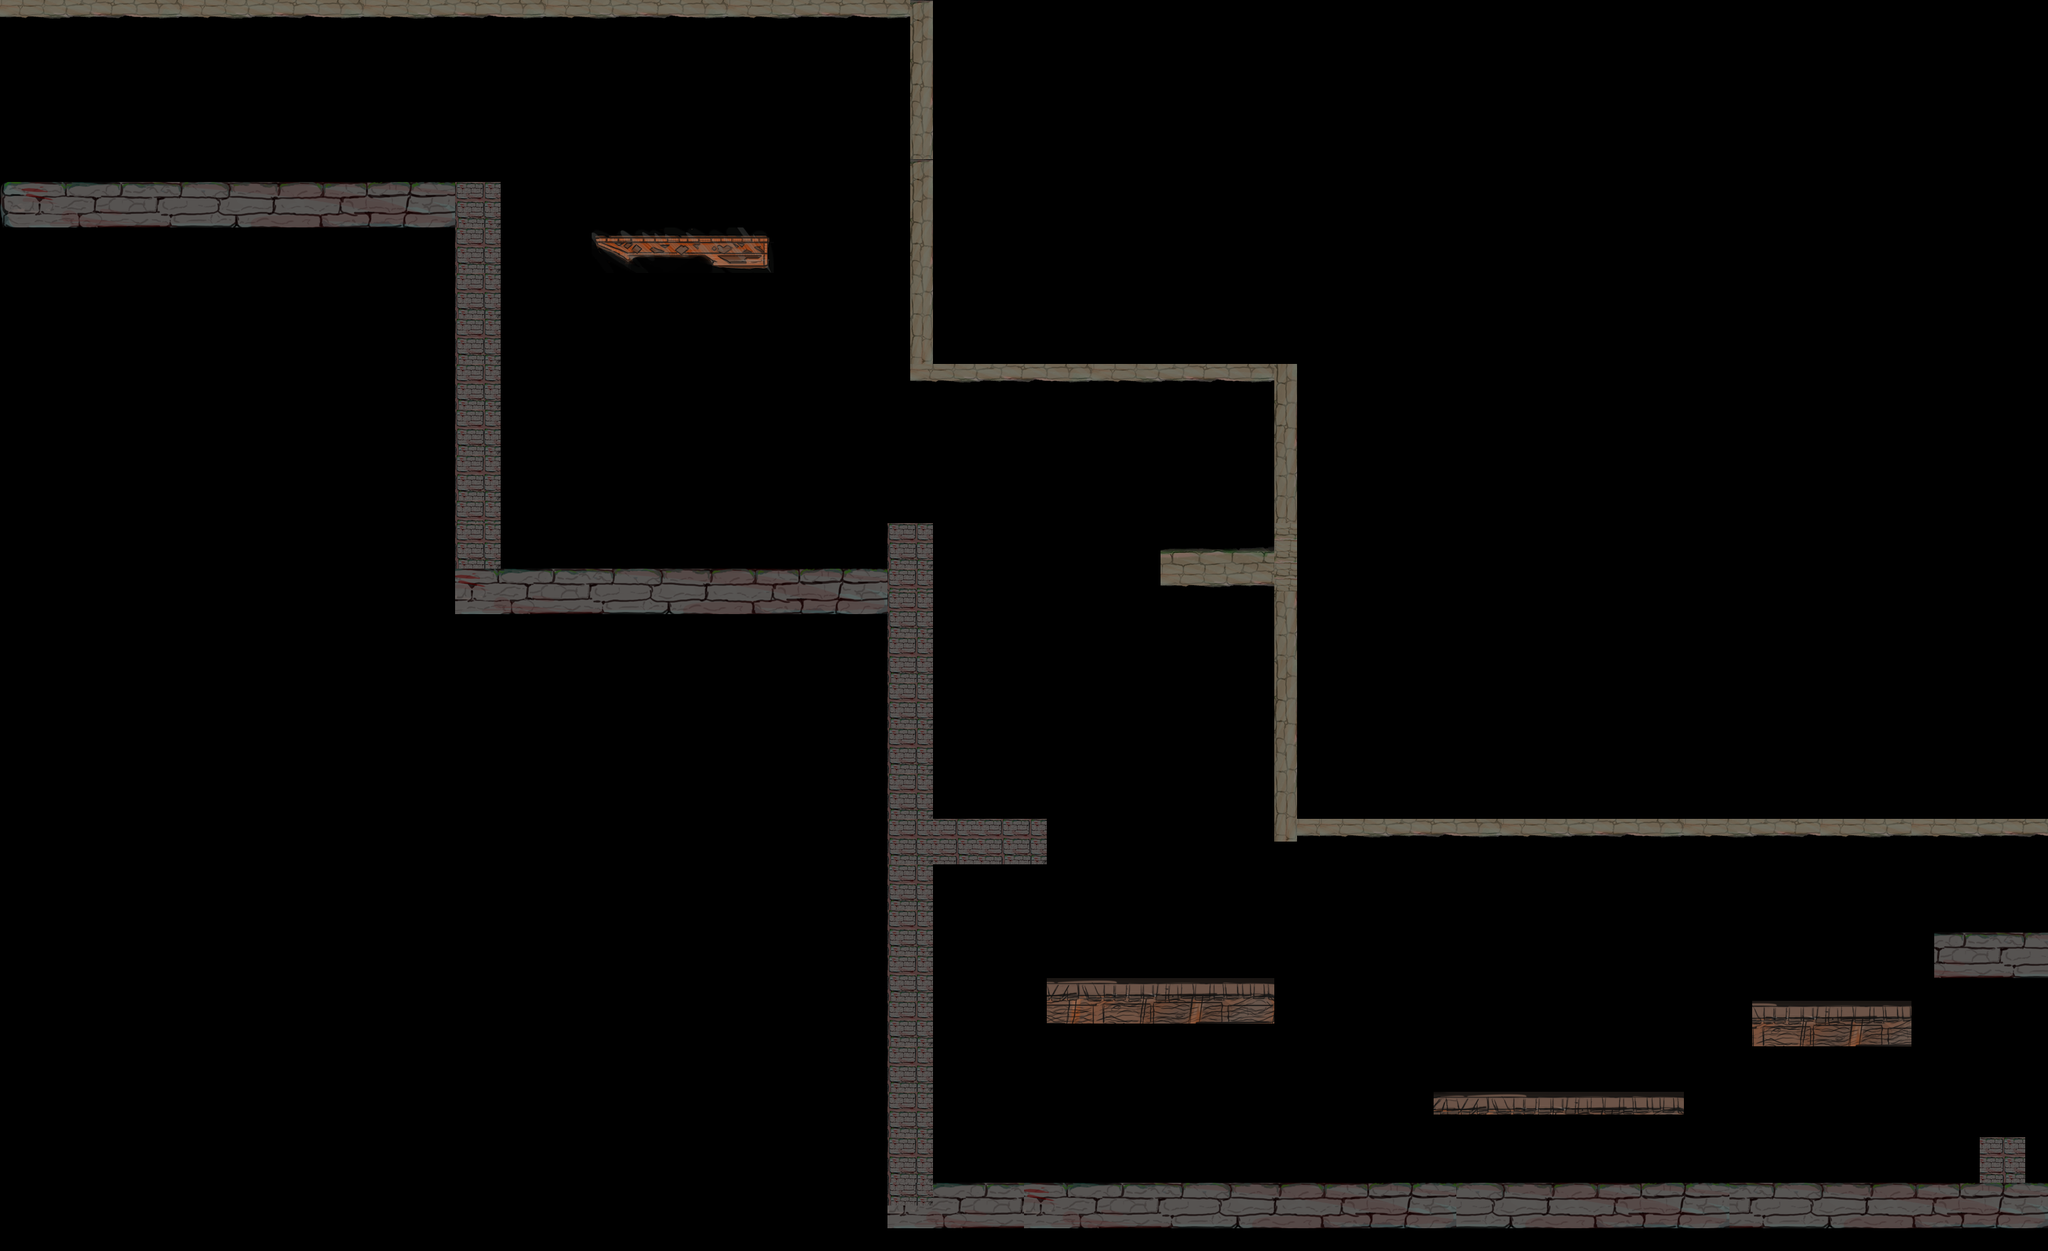

The image is a tile-based game level rendered from a .tmx file. Its description and source (layers, tilesets, objects; grid data summarised) follow:
An orthogonal 90x55 tile map with 32x32 px tiles, 3 tile layers (SceneDeux_PlateformeNaze, SceneDeux_Delimitation, SceneDeux_PlateformeTween), 1 hidden layer not drawn.

<map version="1.4" tiledversion="1.4.3" orientation="orthogonal" renderorder="right-down" width="90" height="55" tilewidth="32" tileheight="32" infinite="0" nextlayerid="6" nextobjectid="10">
 <editorsettings>
  <export target="../ScèneDeux.json" format="json" />
 </editorsettings>
 <tileset firstgid="1" name="TilesSet_Plateforme3" tilewidth="32" tileheight="32" tilecount="8393" columns="77">
  <image source="TilesSet_Plateforme3.png" trans="ff00ff" width="2480" height="3508" />
 </tileset>
 <layer id="2" name="SceneDeux_PlateformeNaze" width="90" height="55">
  <data>[4950 cells, 16 non-empty, 16 distinct tile ids]</data>
 </layer>
 <layer id="1" name="SceneDeux_Delimitation" width="90" height="55">
  <data>[4950 cells, 463 non-empty, 91 distinct tile ids]</data>
 </layer>
 <layer id="3" name="SceneDeux_PlateformeTween" width="90" height="55">
  <data>[4950 cells, 14 non-empty, 14 distinct tile ids]</data>
 </layer>
 <layer id="5" name="SceneDeux_Mur De Fin" width="90" height="55" visible="0">
  <data>[4950 cells, 15 non-empty, 2 distinct tile ids]</data>
 </layer>
 <objectgroup id="4" name="SceneDeux_PlateformeTween" visible="0" />
</map>